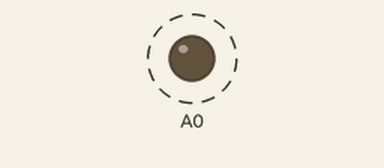
Bench run of a sketch on a simulated Arduino Uno, built with avr-gcc and run on an emulated ATmega328P. On the bench: output pins drawn as LEDs (lit = HIGH). Dashed ring = blinking.

Above: at 0.19 s.
Timing chart, 0 to 3.6 s (numbered marks = the images above):
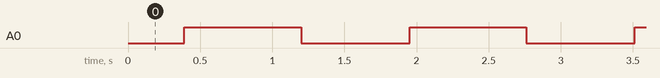

Measured:
- by itself, A0: alternates HIGH for 0.81 s and LOW for 0.75 s

The sketch:

L02-Dim.ino
```cpp
int brightness = 0;
int fadeAmount = 10;

void setup() {
  pinMode(A0, OUTPUT);
}

void loop() {
  analogWrite(A0, brightness);
  brightness = brightness + fadeAmount;

  if (brightness <= 0 || brightness >= 255) {
    fadeAmount = -fadeAmount;
  }

  delay(30);
}
```
